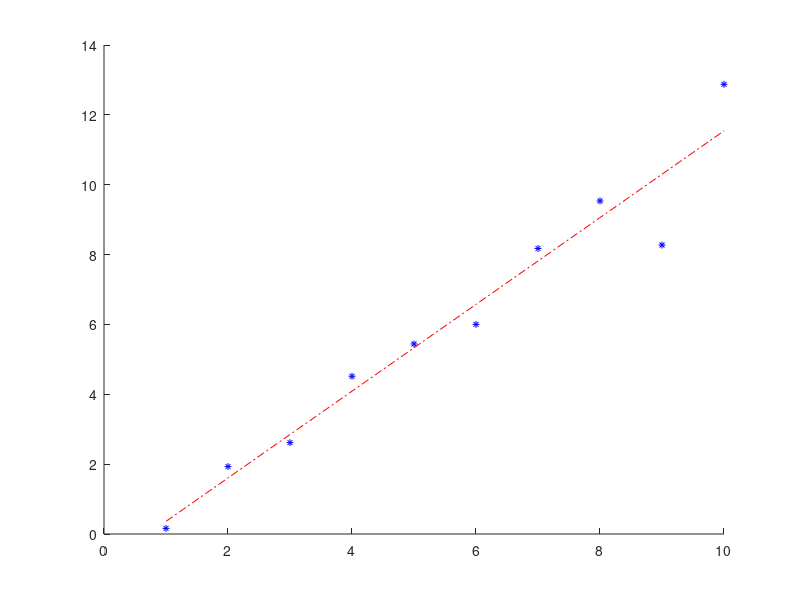

The MATLAB source for this figure:
x = 1:10; 
    y1 = x + randn(1,10); 
    scatter(x,y1,25,'b','*') 
    P = polyfit(x,y1,1);
    yfit = P(1)*x+P(2);
    hold on;
    plot(x,yfit,'r-.');